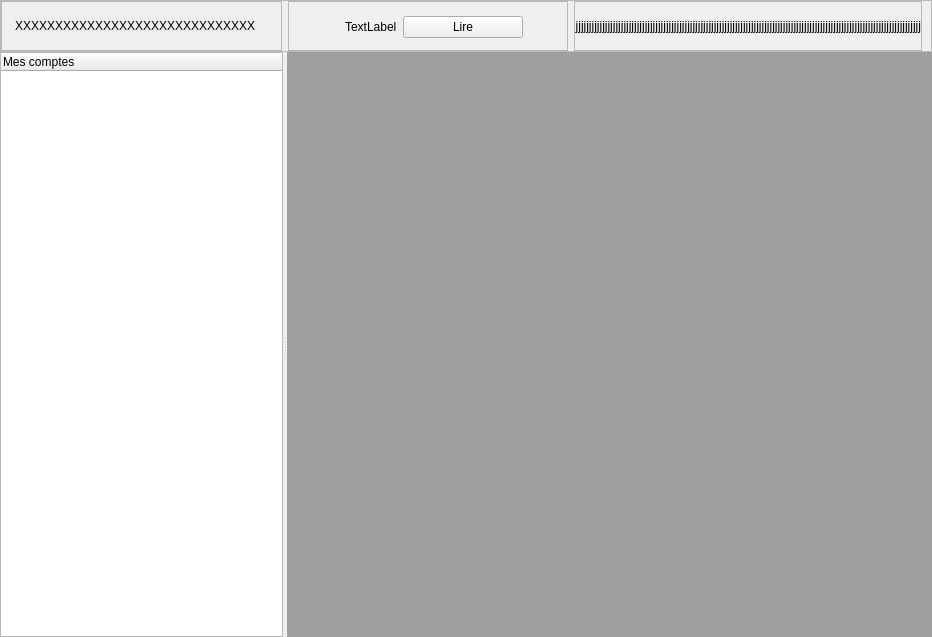
<?xml version="1.0" encoding="UTF-8"?>
<ui version="4.0">
 <class>MdiServiceComptable</class>
 <widget class="QWidget" name="MdiServiceComptable">
  <property name="geometry">
   <rect>
    <x>0</x>
    <y>0</y>
    <width>932</width>
    <height>637</height>
   </rect>
  </property>
  <property name="windowTitle">
   <string>Form</string>
  </property>
  <layout class="QGridLayout" name="gridLayout_2">
   <property name="verticalSpacing">
    <number>0</number>
   </property>
   <property name="margin">
    <number>0</number>
   </property>
   <item row="0" column="0">
    <widget class="QFrame" name="frame">
     <property name="maximumSize">
      <size>
       <width>16777215</width>
       <height>52</height>
      </size>
     </property>
     <property name="frameShape">
      <enum>QFrame::StyledPanel</enum>
     </property>
     <property name="frameShadow">
      <enum>QFrame::Raised</enum>
     </property>
     <layout class="QGridLayout" name="gridLayout">
      <property name="leftMargin">
       <number>0</number>
      </property>
      <property name="topMargin">
       <number>0</number>
      </property>
      <property name="rightMargin">
       <number>9</number>
      </property>
      <property name="bottomMargin">
       <number>0</number>
      </property>
      <item row="0" column="0">
       <widget class="QFrame" name="frame_2">
        <property name="minimumSize">
         <size>
          <width>0</width>
          <height>0</height>
         </size>
        </property>
        <property name="maximumSize">
         <size>
          <width>16777215</width>
          <height>52</height>
         </size>
        </property>
        <property name="frameShape">
         <enum>QFrame::StyledPanel</enum>
        </property>
        <property name="frameShadow">
         <enum>QFrame::Raised</enum>
        </property>
        <layout class="QFormLayout" name="formLayout">
         <property name="formAlignment">
          <set>Qt::AlignLeading|Qt::AlignLeft|Qt::AlignVCenter</set>
         </property>
         <property name="margin">
          <number>0</number>
         </property>
         <item row="0" column="0">
          <widget class="QLabel" name="label_logo">
           <property name="maximumSize">
            <size>
             <width>38</width>
             <height>32</height>
            </size>
           </property>
           <property name="text">
            <string/>
           </property>
           <property name="pixmap">
            <pixmap>:/images/logo.png</pixmap>
           </property>
           <property name="scaledContents">
            <bool>true</bool>
           </property>
          </widget>
         </item>
         <item row="0" column="1">
          <widget class="QLabel" name="label_horloge">
           <property name="text">
            <string>XXXXXXXXXXXXXXXXXXXXXXXXXXXXXX</string>
           </property>
          </widget>
         </item>
        </layout>
       </widget>
      </item>
      <item row="0" column="1">
       <widget class="QFrame" name="frame_4">
        <property name="minimumSize">
         <size>
          <width>75</width>
          <height>0</height>
         </size>
        </property>
        <property name="maximumSize">
         <size>
          <width>100000</width>
          <height>52</height>
         </size>
        </property>
        <property name="layoutDirection">
         <enum>Qt::LeftToRight</enum>
        </property>
        <property name="frameShape">
         <enum>QFrame::StyledPanel</enum>
        </property>
        <property name="frameShadow">
         <enum>QFrame::Raised</enum>
        </property>
        <layout class="QFormLayout" name="formLayout_2">
         <property name="labelAlignment">
          <set>Qt::AlignCenter</set>
         </property>
         <property name="formAlignment">
          <set>Qt::AlignCenter</set>
         </property>
         <property name="margin">
          <number>0</number>
         </property>
         <item row="0" column="0">
          <widget class="QLabel" name="labelEnveloppe">
           <property name="minimumSize">
            <size>
             <width>50</width>
             <height>23</height>
            </size>
           </property>
           <property name="maximumSize">
            <size>
             <width>50</width>
             <height>23</height>
            </size>
           </property>
           <property name="layoutDirection">
            <enum>Qt::LeftToRight</enum>
           </property>
           <property name="text">
            <string/>
           </property>
           <property name="pixmap">
            <pixmap resource="images.qrc">:/images/enveloppe.png</pixmap>
           </property>
           <property name="scaledContents">
            <bool>true</bool>
           </property>
           <property name="alignment">
            <set>Qt::AlignCenter</set>
           </property>
          </widget>
         </item>
         <item row="0" column="1">
          <layout class="QFormLayout" name="formLayout_5">
           <property name="fieldGrowthPolicy">
            <enum>QFormLayout::AllNonFixedFieldsGrow</enum>
           </property>
           <property name="formAlignment">
            <set>Qt::AlignLeading|Qt::AlignLeft|Qt::AlignVCenter</set>
           </property>
           <item row="0" column="0">
            <widget class="QLabel" name="labelNbMsgNonLus">
             <property name="text">
              <string>TextLabel</string>
             </property>
            </widget>
           </item>
           <item row="0" column="1">
            <widget class="QPushButton" name="btn_lire">
             <property name="maximumSize">
              <size>
               <width>120</width>
               <height>23</height>
              </size>
             </property>
             <property name="text">
              <string>Lire</string>
             </property>
            </widget>
           </item>
          </layout>
         </item>
        </layout>
       </widget>
      </item>
      <item row="0" column="2">
       <widget class="QFrame" name="frame_3">
        <property name="minimumSize">
         <size>
          <width>0</width>
          <height>0</height>
         </size>
        </property>
        <property name="maximumSize">
         <size>
          <width>16777215</width>
          <height>52</height>
         </size>
        </property>
        <property name="layoutDirection">
         <enum>Qt::LeftToRight</enum>
        </property>
        <property name="frameShape">
         <enum>QFrame::StyledPanel</enum>
        </property>
        <property name="frameShadow">
         <enum>QFrame::Raised</enum>
        </property>
        <layout class="QFormLayout" name="formLayout_3">
         <property name="labelAlignment">
          <set>Qt::AlignRight|Qt::AlignTrailing|Qt::AlignVCenter</set>
         </property>
         <property name="formAlignment">
          <set>Qt::AlignRight|Qt::AlignTrailing|Qt::AlignVCenter</set>
         </property>
         <property name="margin">
          <number>0</number>
         </property>
         <item row="0" column="0">
          <widget class="QLabel" name="label_heureDeConnection">
           <property name="layoutDirection">
            <enum>Qt::LeftToRight</enum>
           </property>
           <property name="text">
            <string>jjjjjjjjjjjjjjjjjjjjjjjjjjjjjjjjjjjjjjjjjjjjjjjjjjjjjjjjjjjjjjjjjjjjjjjjjjjjjjjjjjjjjjjjjjjjjjjjjjjjjjjjjjjjjjjjjjjjjjjjjjjjjjjjjj</string>
           </property>
           <property name="alignment">
            <set>Qt::AlignRight|Qt::AlignTrailing|Qt::AlignVCenter</set>
           </property>
          </widget>
         </item>
        </layout>
       </widget>
      </item>
     </layout>
    </widget>
   </item>
   <item row="1" column="0">
    <widget class="QSplitter" name="splitter">
     <property name="orientation">
      <enum>Qt::Horizontal</enum>
     </property>
     <widget class="QTreeWidget" name="treeWidget">
      <property name="maximumSize">
       <size>
        <width>283</width>
        <height>16777215</height>
       </size>
      </property>
      <column>
       <property name="text">
        <string>Mes comptes</string>
       </property>
      </column>
     </widget>
     <widget class="QMdiArea" name="mdiArea"/>
    </widget>
   </item>
  </layout>
  <widget class="QLabel" name="label">
   <property name="geometry">
    <rect>
     <x>469</x>
     <y>361</y>
     <width>16</width>
     <height>16</height>
    </rect>
   </property>
   <property name="text">
    <string/>
   </property>
  </widget>
 </widget>
 <resources>
  <include location="images.qrc"/>
 </resources>
 <connections/>
</ui>
